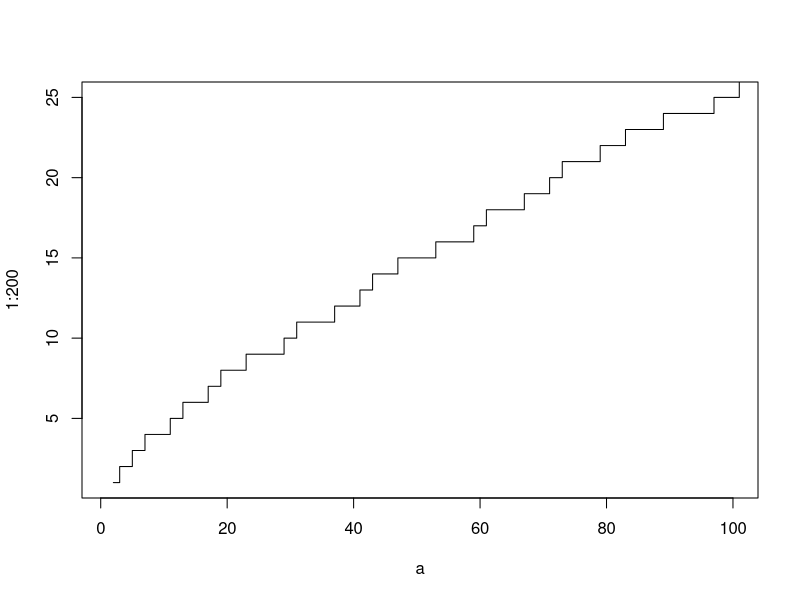

R code for this plot: (Note: this script raises an error after producing the figure.)
# renvoie si un nombre est premier ou non
Premier <- function(n) { 
  if(n < 2){
    return(FALSE) 
  }
  d <- 2 #
  while( d < n){
    if( n %% d == 0){
      return(FALSE)
    }
    d <- d + 1
  }
  return(TRUE) 
}

# N premiers nombres premiers
Npremier <- function(n){
  z <- c()
  d <-2
  while(length(z)!=n){
    if(Premier(d)==TRUE){
      z <- c(z,d)
    }
    d <- d + 1
  }
  return(z)
}


# fonction de répartition des 100 premiers nombres premiers
a <- Npremier(200)
plot(a,1:200,type='s',xlim=c(1,100),ylim=c(1,25))


# fonction R(x) de Riemann
Rx <- function(x){
  rx <- c()
  for(n in 1:50)
    rx <- c(rx,(moebius(n)/n)*li(x^(1/n)))
  return(sum(rx))
}

# valeur de R(x) entre 2 et 201 avec un pas de 0.5
Rx.N <- c()
for(k in seq(2,201,0.5)){
  Rx.N <- c(Rx.N,Rx(k))
}

# correction apporté à pi(x) grâce aux zéros non triviaux de Zêta
correc <- function(x,f){
  rr <- c()
  for(b in 1:length(zz[1:f])){
    for(n in 1:30){
      rr <- c(rr,(moebius(n)*4*(sqrt(x)^(1/n))/log(x))*
                (cos(zz[b]*log(x)/n)+2*zz[b]*sin(zz[b]*log(x)/n))/
                (1+4*(zz[b])^2))
      
    }
  }
  return(sum(rr))
}


# correction apporté à pi(x) grâce aux zéros triviaux de Zêta
triviaux <- function(x){
  rrx <- c()
  for(x in seq(2,201,0.5)){
    rrx <- c(rrx,Rx(x^-2))
  }
  return(rrx)
}

# 3 zéros triviaux suffisent pour avoir une excellente approximation
NmbZerosTriv <- function(ZerosCalcule){
  res <- 0
  for(k in 1:ZerosCalcule){
    res <- res+Re(triviaux(x^k))
  }
  return(res)
}
Triv <- NmbZerosTriv(3)


# nombre de zéros non triviaux que l'on prend 
rescorr <- c()
for(k in seq(2,201,0.5)){
  rescorr <- c(rescorr,correc(k,1)) # correc(k,10), correc(k,50), correc(k,200)
}


# traçage des figures en fonction du nombre de zéros non triviaux pris
ggplot() + geom_step(aes(a,1:200))+ xlim(0,100) + ylim(0,25) + xlab("") + ylab("") +
  theme(axis.line = element_line(colour = "grey18"), panel.background = element_blank(),
        legend.position = c(0.1, 0.96),legend.text = element_text(size = 11),
        legend.key = element_rect(fill = "white")) +
  geom_line(aes(seq(2,201,0.5),Rx.N-Triv-rescorr,colour="π(x)")) + 
  scale_color_manual(name='',breaks=c('π(x)'),
                     values=c('π(x)'='red'))
